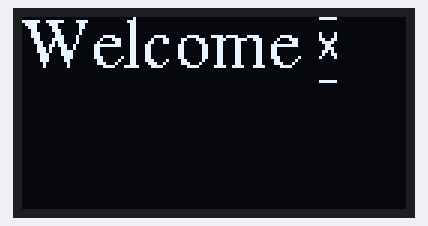
Simulated run of this sketch. Board: Arduino Uno, built with avr-gcc and run on an emulated ATmega328P. Shown: 128×64 one-colour display.

Above: at 0.2 s.
At 2.56 s:
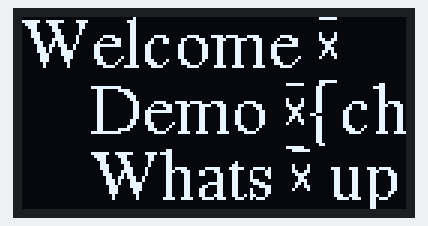
At 11.38 s:
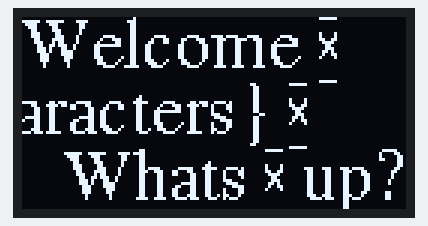
At 20.23 s:
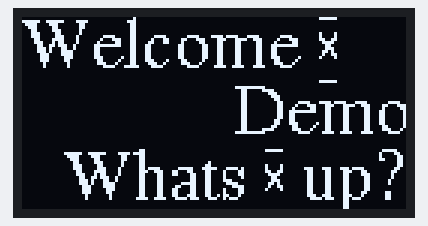
At 29.31 s:
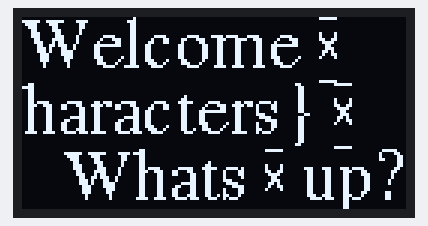
At 38.49 s:
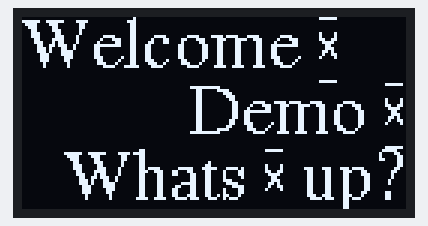

The sketch:

DisplayNano.ino
```cpp
/*
 *  Experiment with the OLED displays
 *  0.96 inch  SSD1315, using the SSD1306 library
 *  1.3 inch   SH1106 using the SH110X library
 *
 *  https://learn.adafruit.com/creating-custom-symbol-font-for-adafruit-gfx-library
 *  https://tchapi.github.io/Adafruit-GFX-Font-Customiser/
 *
 */

#include <Wire.h>
//#include <Adafruit_GFX.h> // already included from font file
#include "FreeSerif12pt7b_special.h" // https://tchapi.github.io/Adafruit-GFX-Font-Customiser/
#include <Adafruit_SH110X.h> // Adafruit SH110X by Adafruit


#define SCREEN_WIDTH 128 // OLED display width, in pixels
#define SCREEN_HEIGHT 64 // OLED display height, in pixels
#define i2c_Address 0x3C //initialize with the I2C addr 0x3C Typically eBay OLED's
//#define i2c_Address 0x3D //initialize with the I2C addr 0x3D Typically Adafruit OLED's
#define OLED_RESET -1

enum DisplayState {
    Off = 0,
    Dim = 1,
    On = 2,
};

Adafruit_SH1106G display = Adafruit_SH1106G(SCREEN_WIDTH, SCREEN_HEIGHT, &Wire, OLED_RESET);

bool displaystatus = DisplayState::Off;
void display_oled(bool clear, int x, int y, String text) {
  if (displaystatus == DisplayState::Off) return;
  if (clear) display.clearDisplay();
  display.setCursor(x, y);
  display.print(text);
  display.display();
}

// move text, write old location in background color
void display_move(int x, int y, int nx, int ny, String text) {
  if (displaystatus == DisplayState::Off) return;
  display.setCursor(x, y);
  display.setTextColor(SH110X_BLACK);
  display.print(text);
  display.setCursor(nx, ny);
  display.setTextColor(SH110X_WHITE);
  display.print(text);
  display.display();
}

DisplayState setDisplay(DisplayState statustoset){
  static DisplayState displaystatus = DisplayState::Dim;
  switch(statustoset){
    case DisplayState::Dim:
      display.oled_command(SH110X_DISPLAYON);
      display.setContrast(0); // dim display
      displaystatus = DisplayState::Dim;
      break;
    case DisplayState::On:
      display.oled_command(SH110X_DISPLAYON);
      displaystatus = DisplayState::On;
      break;
    //case DisplayState::Off:
    default:
      display.oled_command(SH110X_DISPLAYOFF);
      displaystatus = DisplayState::Off;
  }
  return displaystatus;
}

void clear_display(){
  display.clearDisplay();
  display.display();
}

// String leftrotate(String str, int d){
//    String ans = str.substring(d, str.length() - d) + str.substring(0, d);
//    return ans;
// }

String Line1 = "Welcome \x81";
String Line2 = "Demo \x81{characters} \x81";
String Line3 = "Whats \x81 up?";

int prevx, x, minX;
int y1, y2, y3, minY;
bool oncecompleted = false;

void setup() {
  //Serial.begin(115200);

  display.begin(i2c_Address, true); // Address 0x3C default
  displaystatus = setDisplay(DisplayState::Dim);
  display.clearDisplay();
  display.setFont(&FreeSerif12pt7b);
  display.setTextSize(1); // 3 lines of 10-12 chars
  display.setTextColor(SH110X_WHITE);
  display.setTextWrap(false);
  display.display();

  x = display.width();
  y1 = 16;
  y2 = 38;
  y3 = 60;
  // minX = -128;
  minX = -200; // depends on length of the text
  minY = -22;

  display_oled(true, 0, y1, Line1);
  display_oled(false, x, y2, Line2);
  display_oled(false, x, y3, Line3);
  prevx = x;
}

void loop() {

  // float tempval = 24.567;
  // display_oled(true, 0, 16, String(tempval, 1) + " \x7F"+"C");  // } \x7F is converted to degrees in this special font.
  // delay(2000);

  display_move(prevx, y2, x, y2, Line2);
  if (!oncecompleted){
    display_move(prevx, y3, x, y3, Line3);
  }

  prevx = x;
  x = x - 3;
  if (x < minX) x = display.width();
  if (x < 12) oncecompleted = true;
  //if (--x < minX) x = display.width(); // this line is moving 1 pixel at the time, this can be too slow

}
```

Source omitted: pt7b_special.h (data table, 17352 bytes)
